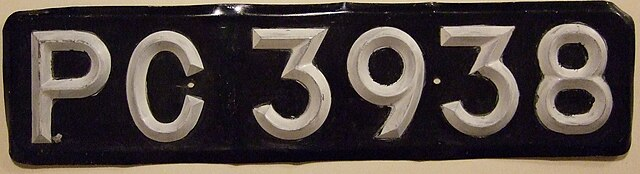
#> input picture data/sample/car-2.jpg, 640 x 174 px
$ python -i vehicle_mode.py   (imports and definitions only)
#> lines starting #> are read from the running program, lines starting #| are printed output that depends on the picture; after the words box and inside, x2 and y2 are one past the last pixel; in counts of white or black regions, pixels touching at a corner belong together
#> further down, picture is the input picture: shape (174, 640, 3); mean B, G, R 63.7, 67.8, 77.8
# putting this script on ice

import cv2
import numpy as np

def detect_plate_vehicle(img):
    h_img, w_img, _ = img.shape
#> h_img = 174; w_img = 640

    gray = cv2.cvtColor(img, cv2.COLOR_BGR2GRAY)
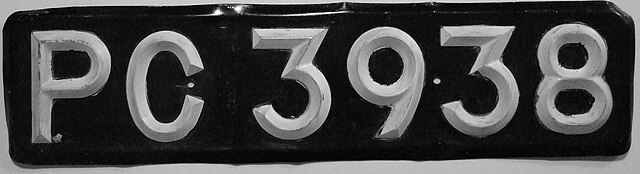
#> gray: shape (174, 640); min 0, max 255, mean 70.3

    # Contrast enhancement
    clahe = cv2.createCLAHE(clipLimit=3.0, tileGridSize=(8,8))
    gray = clahe.apply(gray)
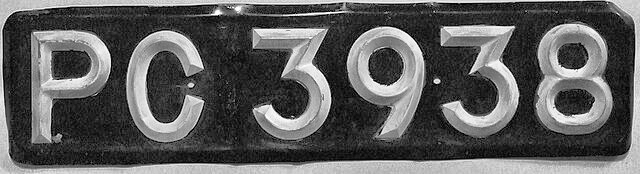
#> gray: shape (174, 640); min 0, max 255, mean 92.9

    # Blur to reduce noise
    blur = cv2.GaussianBlur(gray, (5,5), 0)
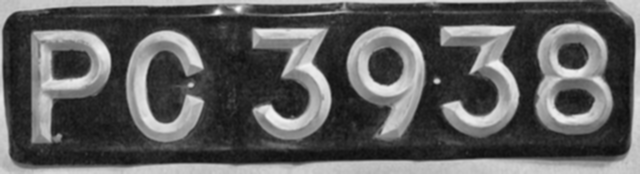
#> blur: shape (174, 640); min 12, max 249, mean 92.8

    edges = cv2.Canny(blur, 120, 240)
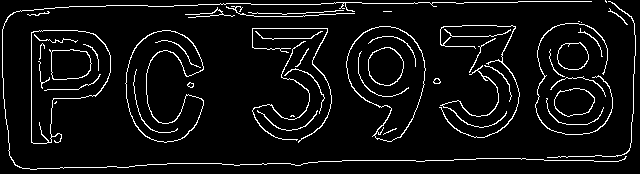
#> edges: shape (174, 640); 6.3% white in thin lines or dots

    contours, _ = cv2.findContours(
        edges, cv2.RETR_EXTERNAL, cv2.CHAIN_APPROX_SIMPLE
    )
#> contours = 36 contours, 20 with area under 20; largest, box (x1, y1, x2, y2) and area: (346, 26, 426, 142) 5998, (31, 30, 111, 144) 5836, (125, 30, 204, 143) 4347, (554, 88, 595, 117) 863, (557, 42, 589, 70) 676

    best_plate = None
    best_score = 0

    for cnt in contours:
        x, y, w, h = cv2.boundingRect(cnt)

        aspect = w / float(h)
        area = w * h

        # Geometry constraints (TIGHTER)
        if not (4.0 < aspect < 5.8):
            continue

        if area < 4000 or area > 40000:
            continue

        # Position bias (lower half of image)
        if y < h_img * 0.4:
            continue

        plate_candidate = img[y:y+h, x:x+w]

        # Color contrast check
        roi_gray = cv2.cvtColor(plate_candidate, cv2.COLOR_BGR2GRAY)
        contrast = roi_gray.std()

        if contrast > best_score:
            best_score = contrast
            best_plate = plate_candidate
#> this loop made 36 passes
#> (x, y, w, h, aspect, area) on passes 2, 4, 5, 6, 7, 8, 9, 10, 11, 12, 13, 14: (257, 110, 61, 21, 2.9, 1281), (546, 98, 58, 27, 2.15, 1566), (554, 88, 41, 29, 1.41, 1189), (187, 82, 7, 6, 1.17, 42), (433, 78, 8, 6, 1.33, 48), (550, 76, 56, 21, 2.67, 1176), (284, 68, 41, 46, 0.891, 1886), (484, 65, 28, 37, 0.757, 1036), (440, 65, 67, 63, 1.06, 4221), (549, 49, 16, 28, 0.571, 448), (295, 48, 14, 19, 0.737, 266), (557, 42, 32, 28, 1.14, 896)
#> after the loop, best_score = 0

    return best_plate

>>> import cv2
>>> picture = cv2.imread('../data/sample/car-2.jpg')
>>> result = detect_plate_vehicle(picture)
